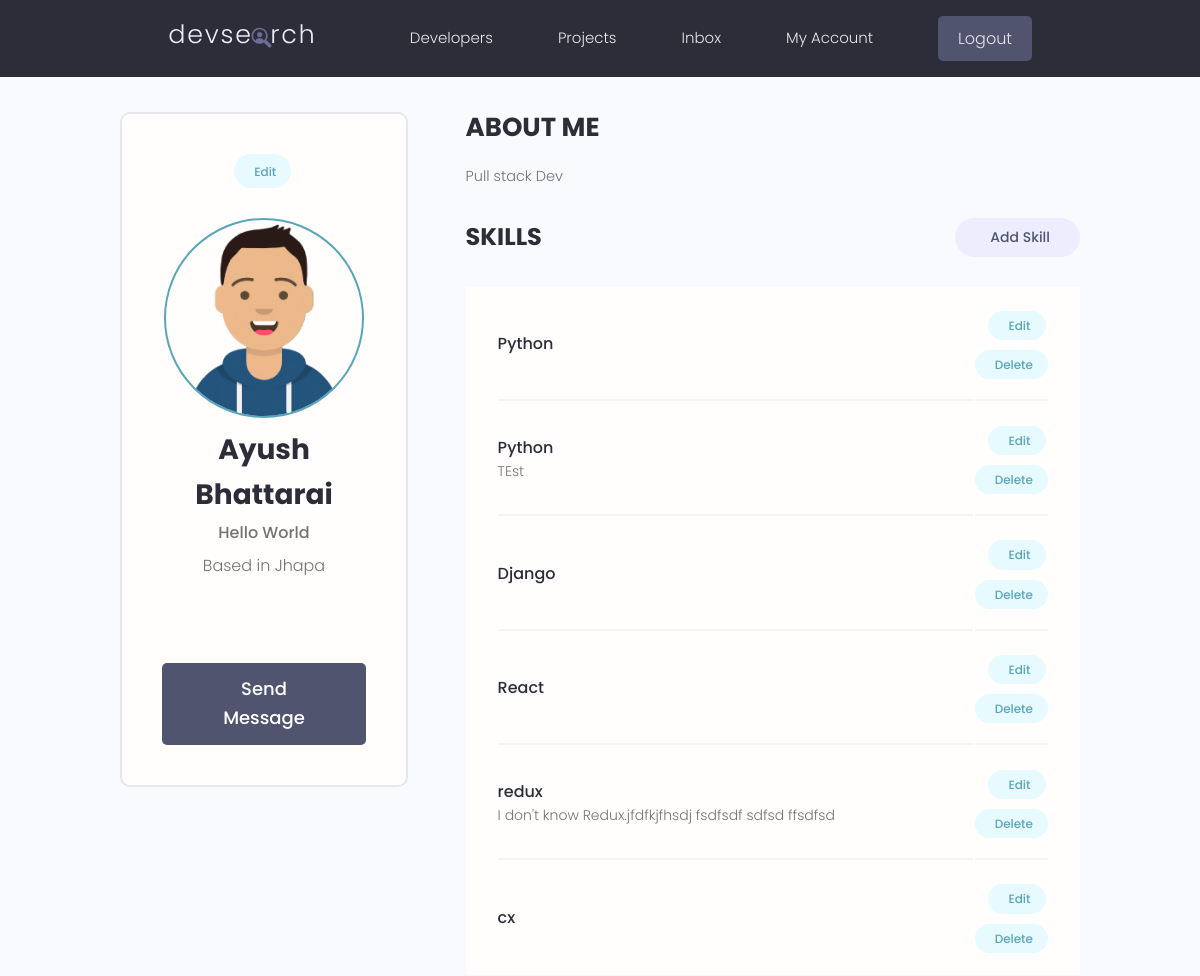
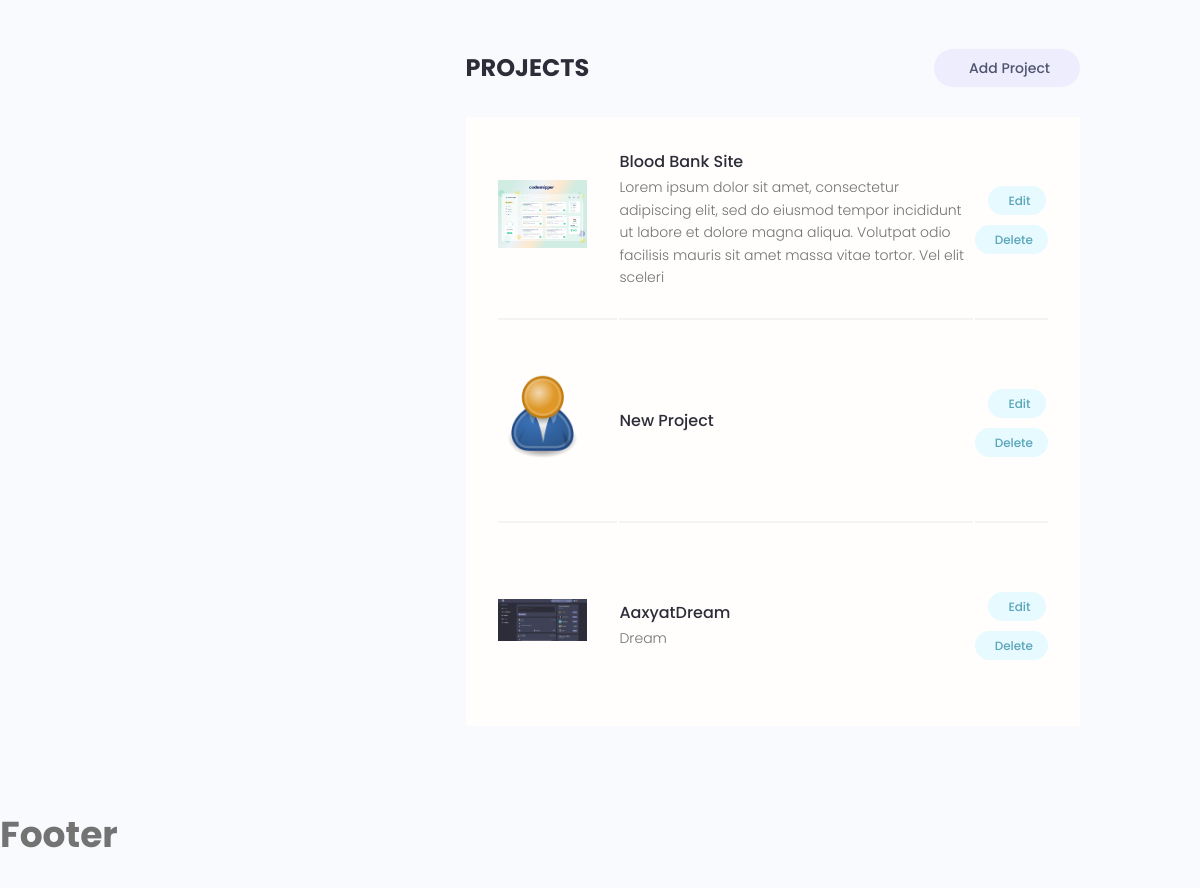
The app's page /account/ (signed in) with its own data (2 pictures, top to bottom).
### users/models.py (models this page shows, shortened)
class Profile(models.Model):
    id = models.UUIDField(default=uuid4, unique=True, primary_key=True, editable=False)
    created_at = models.DateTimeField(auto_now_add=True)
    user = models.OneToOneField(User, on_delete=models.CASCADE, null=True, blank=True)
    name = models.CharField(max_length=200, blank=True, null=True)
    email = models.EmailField(max_length=500,blank=True,null=True)
    username = models.CharField(max_length=200, blank=True, null=True)
    location = models.CharField(max_length=200, blank=True, null=True)
    short_intro = models.CharField(max_length=200)
    bio = models.TextField(blank=True, null=True)
    profile_image = models.ImageField(null=True, blank=True, upload_to="profile/", default="profile/user-default.png")
    social_github = models.CharField(max_length=200, blank=True, null=True)
    social_youtube = models.CharField(max_length=200, blank=True, null=True)
    social_twitter = models.CharField(max_length=200, blank=True, null=True)
    social_linkedin = models.CharField(max_length=200, blank=True, null=True)
    social_website = models.CharField(max_length=200, blank=True, null=True)

class Skill(models.Model):
    owner = models.ForeignKey(Profile, on_delete=models.CASCADE, null=True, blank=True)
    name = models.CharField(max_length=200, blank=True, null=True)
    description = models.TextField(max_length=200, blank=True, null=True)
    id = models.UUIDField(default=uuid4, unique=True, primary_key=True, editable=False)
    created_at = models.DateTimeField(auto_now_add=True)

### projects/models.py (models this page shows, shortened)
class Project(models.Model):
    owner = models.ForeignKey(Profile, null=True, blank=True, on_delete=models.SET_NULL)
    id = models.UUIDField(default=uuid4, unique=True, primary_key=True, editable=False)
    title = models.CharField(max_length=255)
    description = models.TextField(blank=True, null=True, max_length=10000)
    featured_image = models.ImageField(null=True,blank=True, default="pattern.jpg")
    demo_link = models.CharField(max_length=2000, null=True, blank=True)
    source_link = models.CharField(max_length=2000, null=True, blank=True)
    created_at = models.DateTimeField(auto_now_add=True)
    tags = models.ManyToManyField('Tag', blank=True)
    vote_total = models.IntegerField(default=0,null=True, blank=True)
    vote_ratio = models.IntegerField(default=0,null=True, blank=True)

### users/views.py (the view)
# urls.py: path("account/", views.user_account, name="account"),
@login_required(login_url="login")
def user_account(request):
    profile = request.user.profile
    context = {"profile": profile}
    return render(request,"users/account.html", context=context)

### users/templates/users/account.html (shortened to what this page needs)
{% extends 'base.html' %}
{% block content %}
  <main class="settingsPage profile my-md">
    <div class="container">
      <div class="layout">
        <div class="column column--1of3">
          <div class="card text-center">
            <div class="card__body dev">
              <a class="tag tag--pill tag--main settings__btn" href="{% url 'edit-account' %}"> Edit</a>
              <img class="avatar avatar--xl dev__avatar" src="{{ profile.profile_image.url }}" />
              <h2 class="dev__name">{{ profile.name }}</h2>
              <p class="dev__title">{{ profile.short_intro }}</p>
              <p class="dev__location">Based in {{ profile.location }}</p>
              <ul class="dev__social">
              </ul>
              <a href="#" class="btn btn--sub btn--lg">Send Message </a>
            </div>
          </div>
        </div>
        <div class="column column--2of3">
          <div class="devInfo">
            <h3 class="devInfo__title">About Me</h3>
            <p class="devInfo__about">
                {{ profile.bio }}
            </p>
          </div>
          <div class="settings">
            <h3 class="settings__title">Skills</h3>
            <a class="tag tag--pill tag--sub settings__btn tag--lg" href="#"> Add Skill</a>
          </div>
          <table class="settings__table">
              {% for skill in profile.skill_set.all %}
            <tr>
              <td class="settings__tableInfo">
                <h4>{{ skill.name }}</h4>
                <p>
                {{ skill.description }}
                </p>
              </td>
              <td class="settings__tableActions">
                <a class="tag tag--pill tag--main settings__btn" href="#"> Edit</a>
                <a class="tag tag--pill tag--main settings__btn" href="#">
                  Delete</a>
              </td>
            </tr>
            {% endfor %}
          </table>
          <div class="settings">
            <h3 class="settings__title">Projects</h3>
            <a class="tag tag--pill tag--sub settings__btn tag--lg" href="#"> Add Project</a>
          </div>
          <table class="settings__table">
              {% for project in profile.project_set.all %}
            <tr>
              <td class="settings__thumbnail">
                <a href="{% url 'project' project.id %}"><img src="{{ project.featured_image.url }}" alt="Project Thumbnail" /></a>
              </td>
              <td class="settings__tableInfo">
                <a href="{% url 'project' project.id %}">{{ project.title }}</a>
                <p>
                  {{ project.description|slice:200 }}
                </p>
              </td>
              <td class="settings__tableActions">
                <a class="tag tag--pill tag--main settings__btn" href="#"> Edit</a>
                <a class="tag tag--pill tag--main settings__btn" href="#">
                  Delete</a>
              </td>
            </tr>
              {% endfor %}
          </table>
        </div>
      </div>
    </div>
  {% endblock %}

### static/styles/app.css (style rules this page uses)
:root { --color-sub: #2d2d39; }
.btn--sub { background-color: var(--color-sub-light); }
.card { border: 2px solid var(--color-light); }
img { width: 100%; }
.profile .card > .dev { padding: 4rem; }
.dev__avatar { display: block; margin: auto; }
.dev__name { color: var(--color-sub); font-size: 2.8rem; font-weight: 700; margin-top: 1rem; margin-bottom: 0.5rem; }
.dev__title { font-size: 1.6rem; font-weight: 500; line-height: 1.3; }
.dev__location { margin-top: 1rem; }
.dev__social { margin: 3rem 0; list-style: none; display: flex; justify-content: center; gap: 1.5rem; }
.devInfo { margin-bottom: 3rem; }
.devInfo__title, .devInfo__subtitle { font-size: 2.6rem; color: var(--color-sub); text-transform: uppercase; font-weight: 700; margin-bottom: 1.5rem; }
.devInfo__about, .devSkill__info { font-size: 1.45rem; line-height: 1.7; text-align: justify; }
.settingsPage .dev > .settings__btn { display: inline-block; margin-bottom: 3rem; }
.settings { display: flex; justify-content: space-between; align-items: center; }
.settings__title { font-size: 2.4rem; text-transform: uppercase; font-weight: 700; color: var(--color-sub); }
.settings__table { margin-top: 3rem; margin-bottom: 5rem; padding: 0 3rem; background: var(--color-white); }
.settings__table tr { width: 100%; }
.settings__table tr > td { padding: 2rem 0; }
.settings__table tr:not(:last-child) td { border-bottom: 2px solid var(--color-white-light); }
.settings__thumbnail { width: 23%; min-width: 10rem; }
.settings__thumbnail img { padding-right: 3rem; height: 15rem; object-fit: contain; }
.settings__tableInfo { width: 100%; }
.settings__tableInfo h4, .settings__tableInfo a { padding-right: 1rem; width: auto; font-size: 1.6rem; font-weight: 500; color: var(--color-sub); }
.settings__tableInfo p { font-size: 1.4rem; }
.settings__tableActions { text-align: right; }

### static/uikit/styles/modules/_variables.css (style rules this page uses)
:root { --color-main: #5aa5b9; --color-main-light: #e6faff; --color-sub: #3f4156; --color-sub-light: #51546e; --color-sub-lighter: #ededfd; --color-text: #737373; --color-gray: #8b8b8b; --color-light: #e5e7eb; --color-light-gray: #767676; --color-bg: #f8fafd; --color-white: #fffefd; --color-white-light: #f3f3f3; --color-success: #359e64; --color-success-bg: #def8e8; --color-error: #fc4b0b; --color-error-bg: #fff2ee; --font-base: 'Poppins', arial, helvetica, 'Segoe UI', roboto, ubuntu, sans-serif; --font-monospace: 'Fira Code', 'Courier New', courier, monospace; --font-regular: 300; --font-medium: 500; --font-bold: 700; --generic-shadow: 1px 1px 5px #00000010; --generic-transition: all 0.3s ease-in-out; }

### static/uikit/styles/modules/_base.css (style rules this page uses)
* { margin: 0; padding: 0; box-sizing: border-box; text-rendering: optimizeLegibility; color: inherit; font-size: inherit; }
html { font-size: 50%; }
@media only screen and (min-width: 480px) { html { font-size: 56.25%; } }
@media only screen and (min-width: 1200px) { html { font-size: 62.5%; } }
body { line-height: 1.6; font-weight: 400; font-size: 1.5rem; color: var(--color-text); background-color: var(--color-bg); min-height: 100vh; }

### static/uikit/styles/modules/_typography.css (style rules this page uses)
* { font-family: var(--font-base); }
h2 { font-size: 3.6rem; font-weight: var(--font-bold); }
h3 { font-size: 3.2rem; font-weight: var(--font-medium); }
h4 { font-size: 2.8rem; font-weight: var(--font-medium); }
p, span, strong { font-size: 1.6rem; color: var(--color-text); font-weight: var(--font-regular); }
a { padding-bottom: 2px; text-decoration: none; display: inline-block; color: var(--color-main); font-weight: var(--font-medium); }

### static/uikit/styles/modules/_utilities.css (style rules this page uses)
.container { width: 92%; max-width: 165rem; margin: 0 auto; box-sizing: border-box; }
@media screen and (min-width: 1000px) { .container { width: 90%; } }
@media screen and (min-width: 1200px) { .container { width: 80%; } }
.text-center { text-align: center; }
.my-md { margin: 3rem auto; }

### static/uikit/styles/modules/_avatar.css (style rules this page uses)
.avatar { border-radius: 50%; border: 2px solid var(--color-main); object-fit: cover; }
.avatar--xl { height: 20rem; width: 20rem; }

### static/uikit/styles/modules/_card.css (style rules this page uses)
.card { border-radius: 1rem; background-color: var(--color-white); border: 1.5px solid var(--color-light); width: auto; height: auto; margin-top: 0.5rem; margin-bottom: 0.5rem; overflow: hidden; }
.card__body, .card__header { padding: 2rem 2.5rem; }

### static/uikit/styles/modules/_layout.css (style rules this page uses)
.layout { display: flex; flex-flow: row wrap; justify-content: space-between; }
.layout > .column { margin-bottom: 3rem; }
.layout > .column.column--1of3 { flex-basis: 30%; }
.layout > .column.column--2of3 { flex-basis: 64%; }

### records on screen
Profile: profile_image (picture), name "Ayush Bhattarai", short_intro "Hello World", location "Jhapa", bio "Pull stack Dev"
Skill: name "Python"
Skill: name "Python", description "TEst"
Skill: name "Django"
Skill: name "React"
Skill: name "redux", description "I don't know Redux.jfdfkjfhsdj fsdfsdf sdfsd ffsdfsd"
Skill: name "cx"
Project: featured_image (picture), title "Blood Bank Site", description "Lorem ipsum dolor sit amet, consectetur adipiscing elit, sed do eiusmod tempor incididunt ut labore et dolore magna aliqua. Volutpat odio facilisis mauris sit amet massa vitae tortor. Vel elit sceleri"
Project: featured_image (placeholder picture), title "New Project"
Project: featured_image (picture), title "AaxyatDream", description "Dream"
